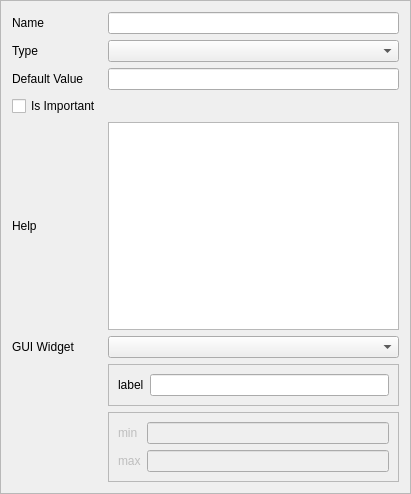
<?xml version="1.0" encoding="UTF-8"?>
<ui version="4.0">
 <class>ParamCreatorGUI</class>
 <widget class="QFrame" name="ParamCreatorGUI">
  <property name="geometry">
   <rect>
    <x>0</x>
    <y>0</y>
    <width>411</width>
    <height>494</height>
   </rect>
  </property>
  <property name="sizePolicy">
   <sizepolicy hsizetype="Preferred" vsizetype="Preferred">
    <horstretch>0</horstretch>
    <verstretch>0</verstretch>
   </sizepolicy>
  </property>
  <property name="windowTitle">
   <string>Frame</string>
  </property>
  <property name="frameShape">
   <enum>QFrame::StyledPanel</enum>
  </property>
  <property name="frameShadow">
   <enum>QFrame::Raised</enum>
  </property>
  <layout class="QGridLayout" name="gridLayout_2">
   <item row="0" column="0">
    <widget class="QLabel" name="label">
     <property name="text">
      <string>Name</string>
     </property>
    </widget>
   </item>
   <item row="0" column="1">
    <widget class="QLineEdit" name="nameline"/>
   </item>
   <item row="1" column="0">
    <widget class="QLabel" name="label_2">
     <property name="text">
      <string>Type</string>
     </property>
    </widget>
   </item>
   <item row="1" column="1">
    <widget class="QComboBox" name="typesel"/>
   </item>
   <item row="2" column="0">
    <widget class="QLabel" name="label_3">
     <property name="text">
      <string>Default Value</string>
     </property>
    </widget>
   </item>
   <item row="2" column="1">
    <widget class="QLineEdit" name="defvalline"/>
   </item>
   <item row="3" column="0">
    <widget class="QCheckBox" name="isimportant">
     <property name="text">
      <string>Is Important</string>
     </property>
    </widget>
   </item>
   <item row="4" column="0">
    <widget class="QLabel" name="label_4">
     <property name="text">
      <string>Help</string>
     </property>
    </widget>
   </item>
   <item row="4" column="1">
    <widget class="QPlainTextEdit" name="plainTextEdit">
     <property name="sizePolicy">
      <sizepolicy hsizetype="Expanding" vsizetype="Minimum">
       <horstretch>0</horstretch>
       <verstretch>0</verstretch>
      </sizepolicy>
     </property>
    </widget>
   </item>
   <item row="5" column="0">
    <widget class="QLabel" name="label_5">
     <property name="text">
      <string>GUI Widget</string>
     </property>
    </widget>
   </item>
   <item row="5" column="1">
    <widget class="QComboBox" name="guisel"/>
   </item>
   <item row="6" column="1">
    <widget class="QFrame" name="labelframe">
     <property name="sizePolicy">
      <sizepolicy hsizetype="Preferred" vsizetype="Fixed">
       <horstretch>0</horstretch>
       <verstretch>0</verstretch>
      </sizepolicy>
     </property>
     <property name="frameShape">
      <enum>QFrame::StyledPanel</enum>
     </property>
     <property name="frameShadow">
      <enum>QFrame::Raised</enum>
     </property>
     <layout class="QGridLayout" name="gridLayout">
      <item row="0" column="0">
       <widget class="QLabel" name="label_8">
        <property name="text">
         <string>label</string>
        </property>
       </widget>
      </item>
      <item row="0" column="1">
       <widget class="QLineEdit" name="labelline"/>
      </item>
     </layout>
    </widget>
   </item>
   <item row="7" column="1">
    <widget class="QFrame" name="frame">
     <property name="enabled">
      <bool>true</bool>
     </property>
     <property name="sizePolicy">
      <sizepolicy hsizetype="Preferred" vsizetype="Fixed">
       <horstretch>0</horstretch>
       <verstretch>0</verstretch>
      </sizepolicy>
     </property>
     <property name="frameShape">
      <enum>QFrame::StyledPanel</enum>
     </property>
     <property name="frameShadow">
      <enum>QFrame::Raised</enum>
     </property>
     <layout class="QGridLayout" name="gridLayout_3">
      <item row="0" column="0">
       <widget class="QLabel" name="label_6">
        <property name="enabled">
         <bool>false</bool>
        </property>
        <property name="sizePolicy">
         <sizepolicy hsizetype="Preferred" vsizetype="Fixed">
          <horstretch>0</horstretch>
          <verstretch>0</verstretch>
         </sizepolicy>
        </property>
        <property name="text">
         <string>min</string>
        </property>
       </widget>
      </item>
      <item row="0" column="1">
       <widget class="QLineEdit" name="minline">
        <property name="enabled">
         <bool>false</bool>
        </property>
        <property name="sizePolicy">
         <sizepolicy hsizetype="Expanding" vsizetype="Fixed">
          <horstretch>0</horstretch>
          <verstretch>0</verstretch>
         </sizepolicy>
        </property>
       </widget>
      </item>
      <item row="1" column="0">
       <widget class="QLabel" name="label_7">
        <property name="enabled">
         <bool>false</bool>
        </property>
        <property name="sizePolicy">
         <sizepolicy hsizetype="Preferred" vsizetype="Fixed">
          <horstretch>0</horstretch>
          <verstretch>0</verstretch>
         </sizepolicy>
        </property>
        <property name="text">
         <string>max</string>
        </property>
       </widget>
      </item>
      <item row="1" column="1">
       <widget class="QLineEdit" name="maxline">
        <property name="enabled">
         <bool>false</bool>
        </property>
        <property name="sizePolicy">
         <sizepolicy hsizetype="Expanding" vsizetype="Fixed">
          <horstretch>0</horstretch>
          <verstretch>0</verstretch>
         </sizepolicy>
        </property>
       </widget>
      </item>
     </layout>
    </widget>
   </item>
  </layout>
 </widget>
 <resources/>
 <connections/>
</ui>
